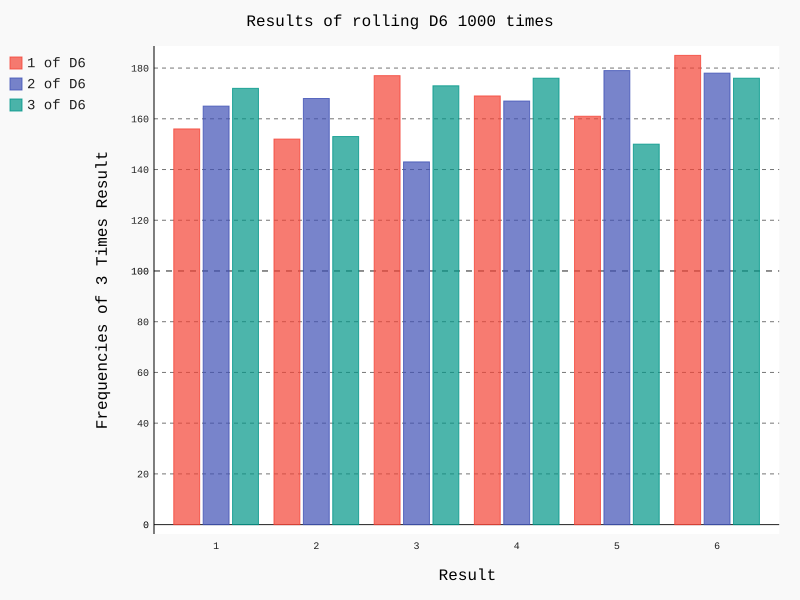

Source code (Python):

from die import Die
import pygal

die=Die()

results1=[]
results2=[]
results3=[]

for i in range(1000):
    results1.append(die.roll())
    results2.append(die.roll())
    results3.append(die.roll())

frequencies1=[]
frequencies2=[]
frequencies3=[]

for value in range(1,die.num_sides+1):
    frequencies1.append(results1.count(value))
    frequencies2.append(results2.count(value))
    frequencies3.append(results3.count(value))

hist=pygal.Bar()

hist.title="Results of rolling D6 1000 times"
hist.x_labels=['1','2','3','4','5','6']
hist.x_title="Result"
hist.y_title="Frequencies of 3 Times Result"

hist.add("1 of D6",frequencies1)
hist.add("2 of D6",frequencies2)
hist.add("3 of D6",frequencies3)

hist.render_to_file('die_visual.svg')
